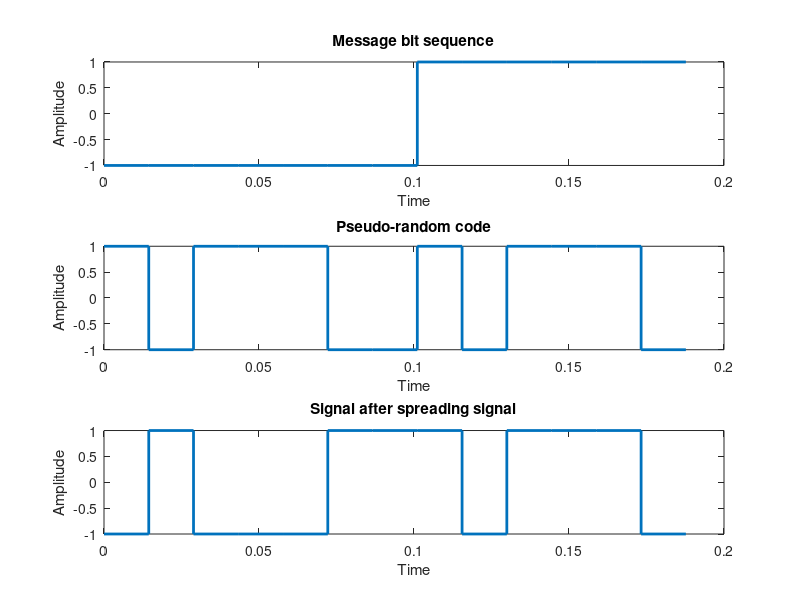
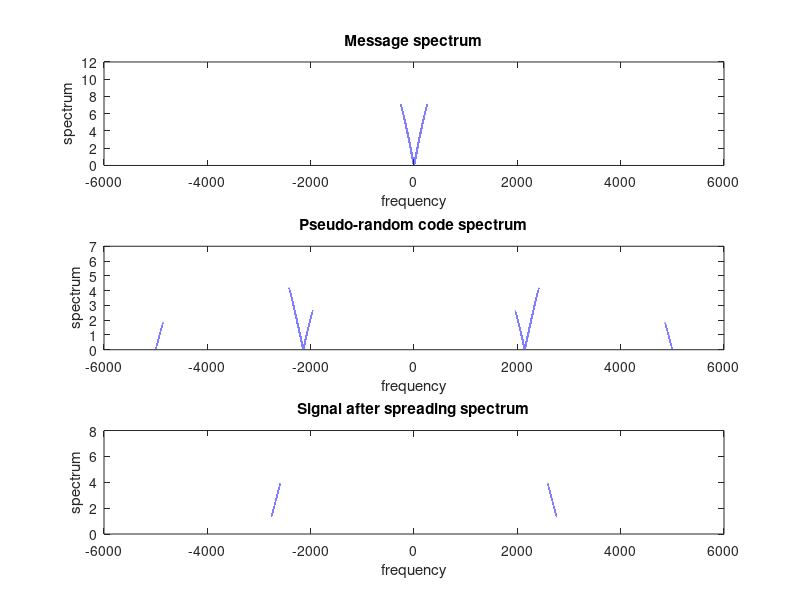
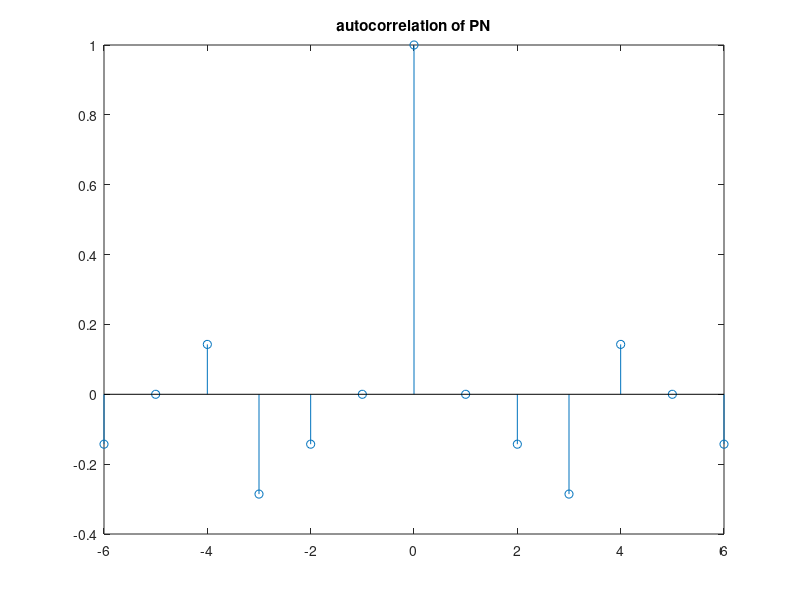

Here is the MATLAB script that generated these plots, in order:
clear; close all;
clc;
%%parameters
Fs = 10000;
fc = 100;
fp = 7;
bit_t = 0.1;
N=4;
%%message generation with BPSK
% m = randi([0 1], 1, N);
% m=2*m-1;
m=[-1 1];
message = repmat(m,fp,1);
message = reshape(message,1,[]);
%%PN generation and multiply with message
pncode =[1 0 1 1 1 0 0];
pncode=2*pncode-1;
pn_code= repmat(pncode,1,length(m));
DSSS = message.*pn_code;


%%Draw original message, PN code , encoded sequence on time domain
pn_size = length(pn_code);
tm = 0:bit_t:(length(m))*bit_t;
tpn = linspace(0,length(m)*bit_t-0.0123,pn_size);
figure
subplot(311)
stairs(tpn,message,'linewidth',2)
title('Message bit sequence')
axis([0 (length(m)*bit_t) -1 1]);
xlabel('Time');
ylabel('Amplitude');
subplot(312)
stairs(tpn,pn_code,'linewidth',2)
title('Pseudo-random code');
axis([0 (length(m)*bit_t) -1 1]);
xlabel('Time');
ylabel('Amplitude');
subplot(313)
stairs(tpn,DSSS,'linewidth',2)
title('Signal after spreading signal');
axis([0 (length(m)*bit_t) -1 1]);
xlabel('Time');
ylabel('Amplitude');

%%Draw original message, PN code , encoded sequence on frequency domain
f = linspace(-Fs/2,Fs/2,10e5);
figure
subplot(311)
plot(f,abs(fftshift(fft(message,10e5))),'linewidth',2);
title('Message spectrum')
xlabel('frequency');
ylabel('spectrum');
subplot(312)
plot(f,abs(fftshift(fft(pn_code,10e5))),'linewidth',2);
title('Pseudo-random code spectrum');
xlabel('frequency');
ylabel('spectrum');
subplot(313)
plot(f,abs(fftshift(fft(DSSS,10e5))),'linewidth',2);
title('Signal after spreading spectrum');
xlabel('frequency');
ylabel('spectrum');
 
%%autocorrelation and power density
[r,lag] = xcorr(pncode,'biased');
figure;
stem (lag,r);
title('autocorrelation of PN');
